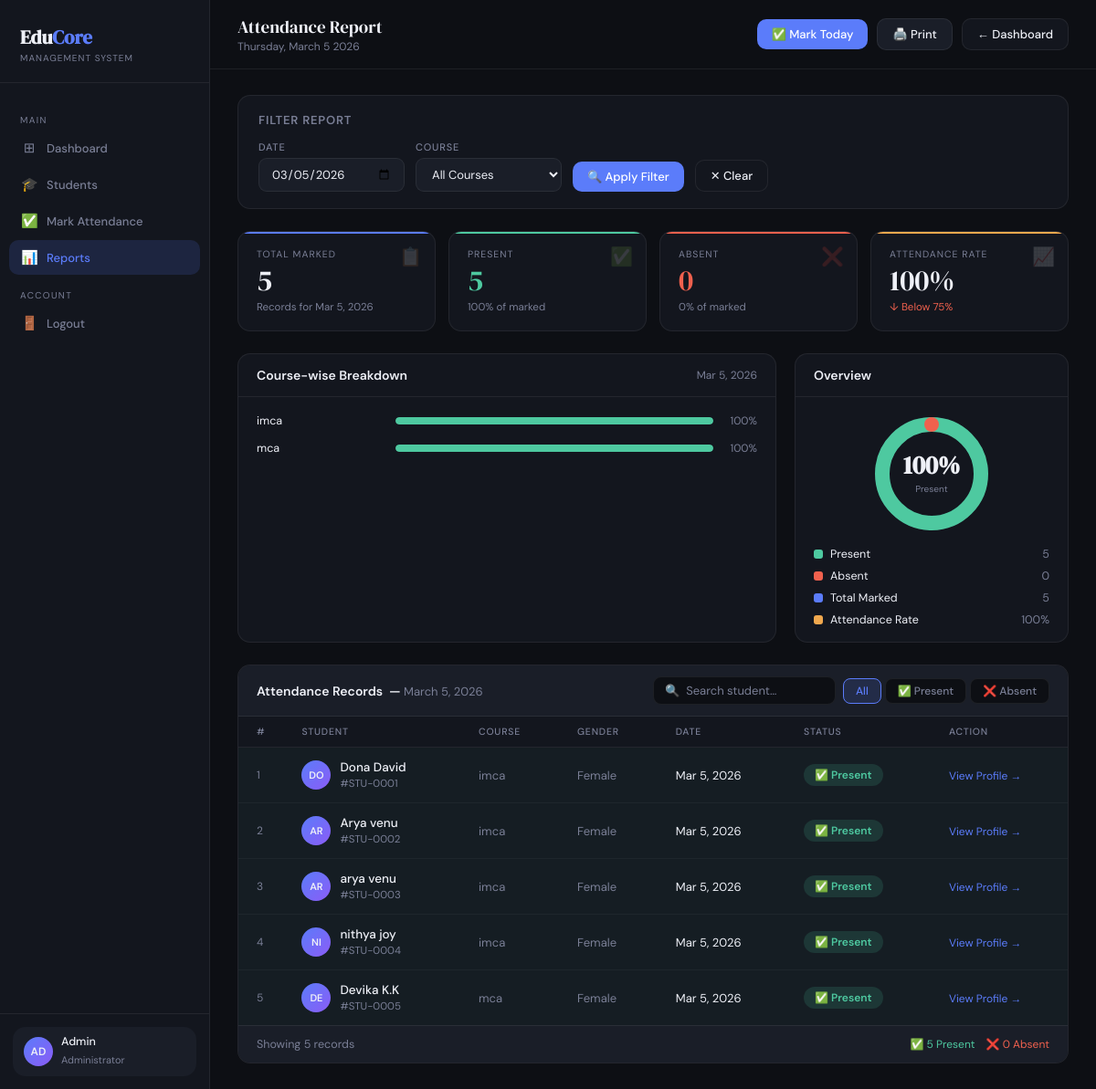
The app's page /attendance/report/ (signed in) with its own data.
### studapp/models.py (models this page shows, shortened)
class Student(models.Model):
    user    = models.OneToOneField(User, on_delete=models.CASCADE)
    age     = models.IntegerField()
    gender  = models.CharField(max_length=10)
    course  = models.CharField(max_length=50)
    phone   = models.CharField(max_length=15)
    address = models.TextField()

class Attendance(models.Model):
    STATUS_CHOICES = [('Present','Present'),('Absent','Absent')]
    student = models.ForeignKey(Student, on_delete=models.CASCADE)
    date    = models.DateField(default=timezone.now)
    status  = models.CharField(max_length=10, choices=STATUS_CHOICES)
    class Meta:
        unique_together = ('student','date')
        ordering = ['-date']

### studapp/views.py (the view)
# urls.py: path('attendance/report/',                  views.attendance_report, name='attendance_report'),
@admin_required
def attendance_report(request):
    date_str = request.GET.get('date','')
    course   = request.GET.get('course','').strip()
    try:
        selected_date = timezone.datetime.strptime(date_str,'%Y-%m-%d').date()
    except (ValueError,TypeError):
        selected_date = timezone.now().date()
    records = Attendance.objects.select_related('student__user').filter(date=selected_date)
    if course:
        records = records.filter(student__course__icontains=course)
    courses = Student.objects.values_list('course', flat=True).distinct()
    return render(request, 'attendance_report.html', {'records':records,'selected_date':selected_date,
        'present_count':records.filter(status='Present').count(),
        'absent_count':records.filter(status='Absent').count(),
        'total_marked':records.count(),'courses':courses,'course':course})

### studapp/views.py (called while the page is built)
def admin_required(view_func):
    @wraps(view_func)
    @login_required
    def wrapper(request, *args, **kwargs):
        if Student.objects.filter(user=request.user).exists() or not request.user.is_staff:
            messages.error(request, "Admin access required.")
            return redirect("login")
        return view_func(request, *args, **kwargs)
    return wrapper

### studapp/templates/attendance_report.html (shortened to what this page needs)
<!DOCTYPE html>
<html lang="en">
<head>
</head>
<body>
<aside class="sidebar">
  <div class="logo">
    <h1>Edu<span>Core</span></h1>
    <p>Management System</p>
  </div>
  <nav>
    <div class="nav-label">Main</div>
    <a href="{% url 'dashboard' %}"         class="nav-item"><span class="ico">⊞</span> Dashboard</a>
    <a href="{% url 'student_list' %}"      class="nav-item"><span class="ico">🎓</span> Students</a>
    <a href="{% url 'mark_attendance' %}"   class="nav-item"><span class="ico">✅</span> Mark Attendance</a>
    <a href="{% url 'attendance_report' %}" class="nav-item active"><span class="ico">📊</span> Reports</a>
    <div class="nav-label">Account</div>
    <a href="{% url 'logout' %}"            class="nav-item"><span class="ico">🚪</span> Logout</a>
  </nav>
  <div class="sidebar-foot">
    <div class="user-pill">
      <div class="ava">{{ admin_initials|default:"AD" }}</div>
      <div>
        <p>{{ admin_name|default:"Admin" }}</p>
        <span>Administrator</span>
      </div>
    </div>
  </div>
</aside>
<div class="main">
  <header class="topbar">
    <div class="topbar-left">
      <h2>Attendance Report</h2>
      <p>
        {% if selected_date %}
          {{ selected_date|date:"l, F j Y" }}
        {% else %}
          All Records
        {% endif %}
      </p>
    </div>
    <div class="topbar-right">
      <a href="{% url 'mark_attendance' %}" class="btn btn-primary">✅ Mark Today</a>
      <button class="btn btn-print" onclick="window.print()">🖨️ Print</button>
      <a href="{% url 'dashboard' %}"       class="btn btn-ghost">← Dashboard</a>
    </div>
  </header>
  <div class="content">
    <div class="filter-card">
      <h3>Filter Report</h3>
      <form method="get" id="filterForm">
        <div class="filter-row">
          <div class="filter-group">
            <label for="dateInput">Date</label>
            <input type="date" id="dateInput" name="date" class="filter-input"
                   value="{{ selected_date|date:'Y-m-d' }}"/>
          </div>
          <div class="filter-group">
            <label for="courseInput">Course</label>
            <select id="courseInput" name="course" class="filter-input">
              <option value="">All Courses</option>
            </select>
          </div>
          <div class="filter-group" style="justify-content:flex-end">
            <label>&nbsp;</label>
            <button type="submit" class="btn btn-primary">🔍 Apply Filter</button>
          </div>
          {% if selected_date or course %}
          <div class="filter-group" style="justify-content:flex-end">
            <label>&nbsp;</label>
            <a href="{% url 'attendance_report' %}" class="btn btn-ghost">✕ Clear</a>
          </div>
          {% endif %}
        </div>
      </form>
    </div>
    <div class="stats-row">
      <div class="stat-card">
        <div class="stat-icon">📋</div>
        <div class="stat-label">Total Marked</div>
        <div class="stat-value">{{ total_marked }}</div>
        <div class="stat-sub">Records for {{ selected_date|date:"M j, Y" }}</div>
      </div>
      <div class="stat-card">
        <div class="stat-icon">✅</div>
        <div class="stat-label">Present</div>
        <div class="stat-value clr-green">{{ present_count }}</div>
        <div class="stat-sub">
          {% if total_marked > 0 %}
            {% widthratio present_count total_marked 100 %}% of marked
          {% else %}No records{% endif %}
        </div>
      </div>
      <div class="stat-card">
        <div class="stat-icon">❌</div>
        <div class="stat-label">Absent</div>
        <div class="stat-value clr-red">{{ absent_count }}</div>
        <div class="stat-sub">
          {% if total_marked > 0 %}
            {% widthratio absent_count total_marked 100 %}% of marked
          {% else %}No records{% endif %}
        </div>
      </div>
      <div class="stat-card">
        <div class="stat-icon">📈</div>
        <div class="stat-label">Attendance Rate</div>
        <div class="stat-value">
        </div>
        <div class="stat-sub">
          {% if total_marked > 0 %}
            {% widthratio present_count total_marked 100 as rate %}
            {% if rate >= 75 %}<span class="clr-green">↑ On target</span>
            {% else %}<span class="clr-red">↓ Below 75%</span>{% endif %}
          {% else %}No data{% endif %}
        </div>
      </div>
    </div>
    {% if records %}
    <div class="two-col">
      <div class="panel">
        <div class="panel-head">
          <h3>Course-wise Breakdown</h3>
          <span>{{ selected_date|date:"M j, Y" }}</span>
        </div>
        <div class="panel-body">
          <div class="bar-chart" id="barChart">
            {% regroup records by student.course as course_groups %}
            {% for group in course_groups %}
              <div class="bc-row"
                   data-course="{{ group.grouper }}">
                <span class="bc-label" title="{{ group.grouper }}">{{ group.grouper }}</span>
                <div class="bc-track">
                  <div class="bc-fill"
                       style="width:0%;background:var(--accent)"
                       data-records="{% for r in group.list %}{{ r.status }}|{% endfor %}">
                  </div>
                </div>
                <span class="bc-pct">—</span>
              </div>
            {% empty %}
              <p style="color:var(--muted);font-size:13px">No course data available.</p>
            {% endfor %}
          </div>
        </div>
      </div>
      <div class="panel">
        <div class="panel-head"><h3>Overview</h3></div>
        <div class="donut-wrap">
          {% if total_marked > 0 %}
            {% widthratio present_count total_marked 339 as p_arc %}
            {% widthratio absent_count  total_marked 339 as a_arc %}
            <div class="donut-container" style="width:140px;height:140px">
              <svg width="140" height="140" viewBox="0 0 140 140" style="transform:rotate(-90deg)">
                <circle cx="70" cy="70" r="54" fill="none" stroke="var(--surf2)" stroke-width="16"/>
                <circle cx="70" cy="70" r="54" fill="none" stroke="var(--green)" stroke-width="16"
                  stroke-dasharray="{{ p_arc }} 339" stroke-dashoffset="0" stroke-linecap="round"/>
                <circle cx="70" cy="70" r="54" fill="none" stroke="var(--red)" stroke-width="16"
                  stroke-dasharray="{{ a_arc }} 339" stroke-dashoffset="-{{ p_arc }}" stroke-linecap="round"/>
              </svg>
              <div class="donut-center">
                <strong>{% widthratio present_count total_marked 100 %}%</strong>
                <small>Present</small>
              </div>
            </div>
          {% else %}
            <div style="padding:20px;text-align:center;color:var(--muted);font-size:13px">
              <span style="font-size:28px;display:block;margin-bottom:8px">📊</span>No data
            </div>
          {% endif %}
        </div>
        <div class="legend">
          <div class="legend-item">
            <div class="leg-dot" style="background:var(--green)"></div> Present
            <span>{{ present_count }}</span>
          </div>
          <div class="legend-item">
            <div class="leg-dot" style="background:var(--red)"></div> Absent
            <span>{{ absent_count }}</span>
          </div>
          <div class="legend-item">
            <div class="leg-dot" style="background:var(--accent)"></div> Total Marked
            <span>{{ total_marked }}</span>
          </div>
          {% if total_marked > 0 %}
          <div class="legend-item">
            <div class="leg-dot" style="background:var(--amber)"></div> Attendance Rate
            <span>{% widthratio present_count total_marked 100 %}%</span>
          </div>
          {% endif %}
        </div>
      </div>
    </div>
    {% endif %}
    <div class="table-panel">
      <div class="table-toolbar">
        <h3>
          Attendance Records
          {% if selected_date %}&nbsp;—&nbsp;<span style="color:var(--muted);font-weight:400;font-size:13px">{{ selected_date|date:"F j, Y" }}</span>{% endif %}
        </h3>
        <div class="toolbar-right">
          <div class="search-box">
            <span style="color:var(--muted);font-size:13px">🔍</span>
            <input type="text" id="searchInput" placeholder="Search student…" autocomplete="off"/>
          </div>
          <div class="filter-tabs">
            <button class="tab-btn active-all" data-filter="all"     onclick="filterTable('all',this)">All</button>
            <button class="tab-btn"            data-filter="present" onclick="filterTable('present',this)">✅ Present</button>
            <button class="tab-btn"            data-filter="absent"  onclick="filterTable('absent',this)">❌ Absent</button>
          </div>
        </div>
      </div>
      {% if records %}
      <table id="reportTable">
        <thead>
          <tr>
            <th style="width:44px">#</th>
            <th>Student</th>
            <th>Course</th>
            <th>Gender</th>
            <th>Date</th>
            <th>Status</th>
            <th>Action</th>
          </tr>
        </thead>
        <tbody>
          {% for record in records %}
          <tr class="report-row {% if record.status == 'Present' %}row-present{% else %}row-absent{% endif %}"
              data-status="{{ record.status|lower }}"
              data-name="{{ record.student.user.get_full_name|default:record.student.user.username|lower }}">
            <td style="color:var(--muted);font-size:12px">{{ forloop.counter }}</td>
            <td>
              <div class="s-info">
                <div class="ava-sm">
                  {{ record.student.user.get_full_name|default:record.student.user.username|slice:":2"|upper }}
                </div>
                <div>
                  <strong>{{ record.student.user.get_full_name|default:record.student.user.username }}</strong>
                  <span>#STU-{{ record.student.id|stringformat:"04d" }}</span>
                </div>
              </div>
            </td>
            <td style="color:var(--muted);font-size:13px">{{ record.student.course }}</td>
            <td style="color:var(--muted);font-size:13px">{{ record.student.gender }}</td>
            <td style="font-size:13px">{{ record.date|date:"M j, Y" }}</td>
            <td>
              <span class="chip {% if record.status == 'Present' %}chip-present{% else %}chip-absent{% endif %}">
                {% if record.status == 'Present' %}✅{% else %}❌{% endif %}
                {{ record.status }}
              </span>
            </td>
            <td>
              <a href="{% url 'student_detail' record.student.id %}"
                 style="font-size:12px;color:var(--accent);text-decoration:none;">
                View Profile →
              </a>
            </td>
          </tr>
          {% endfor %}
        </tbody>
      </table>
      <div class="table-foot">
        <p id="rowCount">Showing {{ records|length }} record{{ records|length|pluralize }}</p>
        <div style="display:flex;align-items:center;gap:12px">
          <span style="color:var(--green);font-size:12px">✅ {{ present_count }} Present</span>
          <span style="color:var(--red);font-size:12px">❌ {{ absent_count }} Absent</span>
        </div>
      </div>
      {% endif %}
    </div>
  </div>
</div>
</body>
</html>

### records on screen
Student: grouper "imca"
Student: grouper "mca"
Attendance: student.user.get_full_name "DO", student.user.get_full_name "Dona David", student.id "0001", student.course "imca", student.gender "Female", date "Mar 5, 2026", status "Present"
Attendance: student.user.get_full_name "AR", student.user.get_full_name "Arya venu", student.id "0002", student.course "imca", student.gender "Female", date "Mar 5, 2026", status "Present"
Attendance: student.user.get_full_name "AR", student.user.get_full_name "arya venu", student.id "0003", student.course "imca", student.gender "Female", date "Mar 5, 2026", status "Present"
Attendance: student.user.get_full_name "NI", student.user.get_full_name "nithya joy", student.id "0004", student.course "imca", student.gender "Female", date "Mar 5, 2026", status "Present"
Attendance: student.user.get_full_name "DE", student.user.get_full_name "Devika K.K", student.id "0005", student.course "mca", student.gender "Female", date "Mar 5, 2026", status "Present"

### other values on screen
{{ admin_initials|default:"AD" }} "AD"
{{ admin_name|default:"Admin" }} "Admin"
{{ selected_date|date:"l, F j Y" }} "Thursday, March 5 2026"
{{ total_marked }} "5"
{{ selected_date|date:"M j, Y" }} "Mar 5, 2026"
{{ present_count }} "5"
{{ absent_count }} "0"
{{ selected_date|date:"F j, Y" }} "March 5, 2026"
{{ records|length }} "5"
